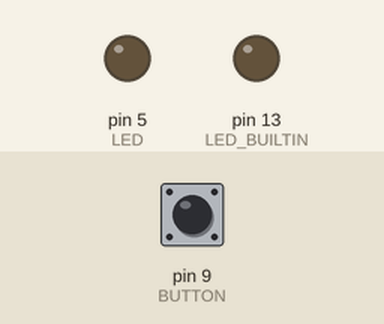
Recording of a sketch running on a simulated Arduino Uno, built with avr-gcc and run on an emulated ATmega328P. On the bench: output pins drawn as LEDs (lit = HIGH). Inputs (shaded band) come from the test bench; at power-on: pin 9 (BUTTON) HIGH.

Above: at 1.2 s.
1.3 s: pin 9 (BUTTON) pulled LOW for 0.15 s
At 2.3 s:
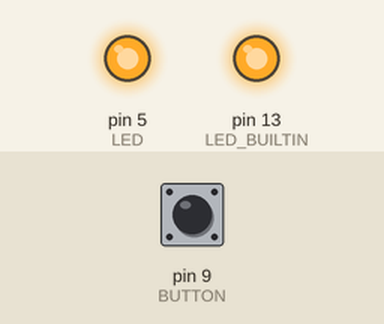
2.9 s: pin 9 (BUTTON) pulled LOW for 1 s
At 3.5 s:
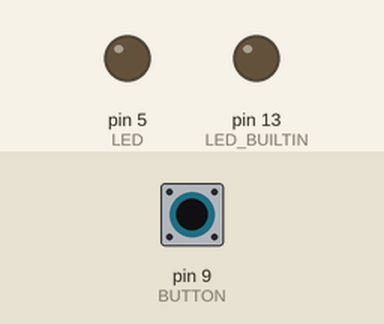
5.4 s: pin 9 (BUTTON) pulled LOW for 3.2 s
At 6.6 s:
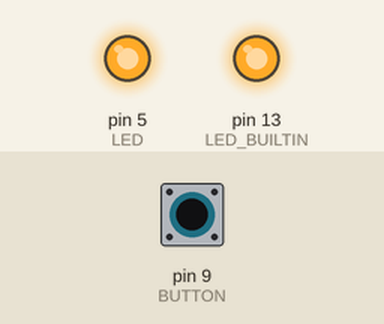
Timing chart, 0 to 8.4 s (numbered marks = the images above; inputs shaded):
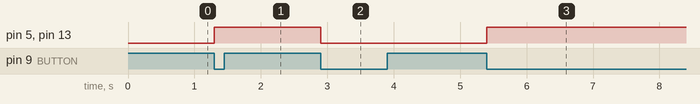

Measured:
- after the input at 1.3 s, pin 5 (LED), pin 13 (LED_BUILTIN): LOW → HIGH at once
- after the input at 2.9 s, pin 5 (LED), pin 13 (LED_BUILTIN): HIGH → LOW at once
- after the input at 5.4 s, pin 5 (LED), pin 13 (LED_BUILTIN): LOW → HIGH at once

The sketch:

_02bis_2buttons1ledButWith1Button.ino
```cpp
#define LED 5
#define BUTTON 9

bool is_on = false;
bool pressed = false;

void setup() {
  pinMode(LED, OUTPUT);
  pinMode(BUTTON, INPUT_PULLUP);
  pinMode(LED_BUILTIN, OUTPUT);

  digitalWrite(LED, LOW);
  digitalWrite(LED_BUILTIN, LOW);
}

void loop() {
  if (digitalRead(BUTTON) == LOW) {
    if (!pressed) {
      pressed = true;

      if (is_on) {
        digitalWrite(LED, LOW);
        digitalWrite(LED_BUILTIN, LOW);
      } else {
        digitalWrite(LED, HIGH);
        digitalWrite(LED_BUILTIN, HIGH);
      }
      is_on = !is_on;
    }
  } else {
    pressed = false;
  }

}
```
